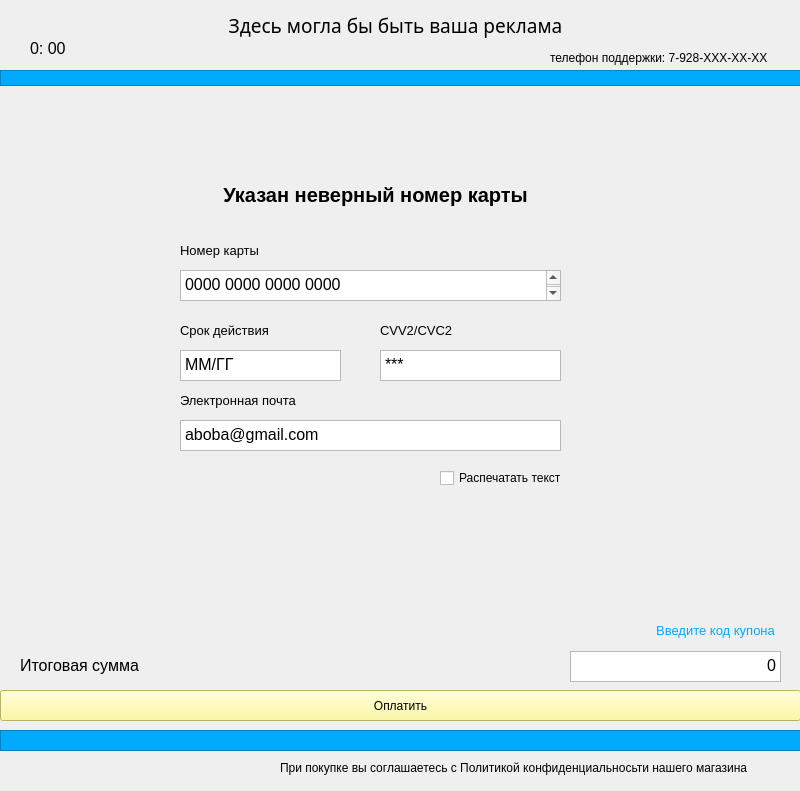
<?xml version="1.0" encoding="UTF-8"?>
<ui version="4.0">
 <class>MainWindow</class>
 <widget class="QMainWindow" name="MainWindow">
  <property name="geometry">
   <rect>
    <x>0</x>
    <y>0</y>
    <width>800</width>
    <height>791</height>
   </rect>
  </property>
  <property name="windowTitle">
   <string>MainWindow</string>
  </property>
  <widget class="QWidget" name="centralwidget">
   <widget class="QFrame" name="designdown">
    <property name="geometry">
     <rect>
      <x>0</x>
      <y>730</y>
      <width>801</width>
      <height>21</height>
     </rect>
    </property>
    <property name="styleSheet">
     <string notr="true">background-color: rgb(0, 170, 255);</string>
    </property>
    <property name="frameShape">
     <enum>QFrame::StyledPanel</enum>
    </property>
    <property name="frameShadow">
     <enum>QFrame::Raised</enum>
    </property>
   </widget>
   <widget class="QFrame" name="design_up">
    <property name="geometry">
     <rect>
      <x>0</x>
      <y>70</y>
      <width>801</width>
      <height>16</height>
     </rect>
    </property>
    <property name="styleSheet">
     <string notr="true">background-color: rgb(0, 170, 255);</string>
    </property>
    <property name="frameShape">
     <enum>QFrame::StyledPanel</enum>
    </property>
    <property name="frameShadow">
     <enum>QFrame::Raised</enum>
    </property>
   </widget>
   <widget class="QLabel" name="time">
    <property name="geometry">
     <rect>
      <x>30</x>
      <y>40</y>
      <width>221</width>
      <height>16</height>
     </rect>
    </property>
    <property name="font">
     <font>
      <pointsize>12</pointsize>
     </font>
    </property>
    <property name="text">
     <string>0: 00</string>
    </property>
   </widget>
   <widget class="QLabel" name="phone">
    <property name="geometry">
     <rect>
      <x>550</x>
      <y>50</y>
      <width>251</width>
      <height>16</height>
     </rect>
    </property>
    <property name="text">
     <string>телефон поддержки: 7-928-XXX-XX-XX</string>
    </property>
   </widget>
   <widget class="QPushButton" name="make_order">
    <property name="geometry">
     <rect>
      <x>0</x>
      <y>690</y>
      <width>801</width>
      <height>31</height>
     </rect>
    </property>
    <property name="styleSheet">
     <string notr="true">background-color: rgb(255, 251, 140);</string>
    </property>
    <property name="text">
     <string>Оплатить</string>
    </property>
   </widget>
   <widget class="QLabel" name="privacy_policy">
    <property name="geometry">
     <rect>
      <x>280</x>
      <y>760</y>
      <width>531</width>
      <height>16</height>
     </rect>
    </property>
    <property name="text">
     <string>При покупке вы соглашаетесь с Политикой конфиденциальносьти нашего магазина</string>
    </property>
   </widget>
   <widget class="QLabel" name="total_amount">
    <property name="geometry">
     <rect>
      <x>20</x>
      <y>655</y>
      <width>181</width>
      <height>21</height>
     </rect>
    </property>
    <property name="font">
     <font>
      <pointsize>12</pointsize>
     </font>
    </property>
    <property name="text">
     <string>Итоговая сумма</string>
    </property>
   </widget>
   <widget class="QTextBrowser" name="textBrowser">
    <property name="geometry">
     <rect>
      <x>570</x>
      <y>651</y>
      <width>211</width>
      <height>31</height>
     </rect>
    </property>
    <property name="font">
     <font>
      <pointsize>12</pointsize>
     </font>
    </property>
    <property name="html">
     <string>&lt;!DOCTYPE HTML PUBLIC &quot;-//W3C//DTD HTML 4.0//EN&quot; &quot;http://www.w3.org/TR/REC-html40/strict.dtd&quot;&gt;
&lt;html&gt;&lt;head&gt;&lt;meta name=&quot;qrichtext&quot; content=&quot;1&quot; /&gt;&lt;style type=&quot;text/css&quot;&gt;
p, li { white-space: pre-wrap; }
&lt;/style&gt;&lt;/head&gt;&lt;body style=&quot; font-family:'MS Shell Dlg 2'; font-size:12pt; font-weight:400; font-style:normal;&quot;&gt;
&lt;p align=&quot;right&quot; style=&quot; margin-top:0px; margin-bottom:0px; margin-left:0px; margin-right:0px; -qt-block-indent:0; text-indent:0px;&quot;&gt;0&lt;/p&gt;&lt;/body&gt;&lt;/html&gt;</string>
    </property>
   </widget>
   <widget class="QLabel" name="title_company">
    <property name="geometry">
     <rect>
      <x>0</x>
      <y>0</y>
      <width>791</width>
      <height>51</height>
     </rect>
    </property>
    <property name="font">
     <font>
      <family>Segoe Script</family>
      <pointsize>14</pointsize>
     </font>
    </property>
    <property name="text">
     <string>Здесь могла бы быть ваша реклама</string>
    </property>
    <property name="alignment">
     <set>Qt::AlignCenter</set>
    </property>
   </widget>
   <widget class="QPushButton" name="sale_code">
    <property name="geometry">
     <rect>
      <x>640</x>
      <y>620</y>
      <width>151</width>
      <height>21</height>
     </rect>
    </property>
    <property name="font">
     <font>
      <pointsize>10</pointsize>
     </font>
    </property>
    <property name="styleSheet">
     <string notr="true">border : none;  color: rgb(0, 170, 255);</string>
    </property>
    <property name="text">
     <string>Введите код купона</string>
    </property>
    <property name="iconSize">
     <size>
      <width>16</width>
      <height>16</height>
     </size>
    </property>
   </widget>
   <widget class="QLabel" name="name_card">
    <property name="geometry">
     <rect>
      <x>180</x>
      <y>240</y>
      <width>131</width>
      <height>21</height>
     </rect>
    </property>
    <property name="font">
     <font>
      <pointsize>10</pointsize>
     </font>
    </property>
    <property name="text">
     <string>Номер карты</string>
    </property>
   </widget>
   <widget class="QTextEdit" name="name_card_input">
    <property name="geometry">
     <rect>
      <x>180</x>
      <y>270</y>
      <width>381</width>
      <height>31</height>
     </rect>
    </property>
    <property name="font">
     <font>
      <pointsize>12</pointsize>
     </font>
    </property>
    <property name="html">
     <string>&lt;!DOCTYPE HTML PUBLIC &quot;-//W3C//DTD HTML 4.0//EN&quot; &quot;http://www.w3.org/TR/REC-html40/strict.dtd&quot;&gt;
&lt;html&gt;&lt;head&gt;&lt;meta name=&quot;qrichtext&quot; content=&quot;1&quot; /&gt;&lt;style type=&quot;text/css&quot;&gt;
p, li { white-space: pre-wrap; }
&lt;/style&gt;&lt;/head&gt;&lt;body style=&quot; font-family:'MS Shell Dlg 2'; font-size:12pt; font-weight:400; font-style:normal;&quot;&gt;
&lt;p style=&quot; margin-top:0px; margin-bottom:0px; margin-left:0px; margin-right:0px; -qt-block-indent:0; text-indent:0px;&quot;&gt;0000 0000 0000 0000&lt;/p&gt;
&lt;p style=&quot;-qt-paragraph-type:empty; margin-top:0px; margin-bottom:0px; margin-left:0px; margin-right:0px; -qt-block-indent:0; text-indent:0px;&quot;&gt;&lt;br /&gt;&lt;/p&gt;&lt;/body&gt;&lt;/html&gt;</string>
    </property>
   </widget>
   <widget class="QLabel" name="validity_period">
    <property name="geometry">
     <rect>
      <x>180</x>
      <y>320</y>
      <width>131</width>
      <height>21</height>
     </rect>
    </property>
    <property name="font">
     <font>
      <pointsize>10</pointsize>
     </font>
    </property>
    <property name="text">
     <string>Срок действия</string>
    </property>
   </widget>
   <widget class="QLabel" name="cvc">
    <property name="geometry">
     <rect>
      <x>380</x>
      <y>320</y>
      <width>131</width>
      <height>21</height>
     </rect>
    </property>
    <property name="font">
     <font>
      <pointsize>10</pointsize>
     </font>
    </property>
    <property name="text">
     <string>CVV2/CVC2</string>
    </property>
   </widget>
   <widget class="QLabel" name="mail">
    <property name="geometry">
     <rect>
      <x>180</x>
      <y>390</y>
      <width>161</width>
      <height>21</height>
     </rect>
    </property>
    <property name="font">
     <font>
      <pointsize>10</pointsize>
     </font>
    </property>
    <property name="text">
     <string>Электронная почта</string>
    </property>
   </widget>
   <widget class="QTextEdit" name="validiry_period_input">
    <property name="geometry">
     <rect>
      <x>180</x>
      <y>350</y>
      <width>161</width>
      <height>31</height>
     </rect>
    </property>
    <property name="font">
     <font>
      <pointsize>12</pointsize>
     </font>
    </property>
    <property name="html">
     <string>&lt;!DOCTYPE HTML PUBLIC &quot;-//W3C//DTD HTML 4.0//EN&quot; &quot;http://www.w3.org/TR/REC-html40/strict.dtd&quot;&gt;
&lt;html&gt;&lt;head&gt;&lt;meta name=&quot;qrichtext&quot; content=&quot;1&quot; /&gt;&lt;style type=&quot;text/css&quot;&gt;
p, li { white-space: pre-wrap; }
&lt;/style&gt;&lt;/head&gt;&lt;body style=&quot; font-family:'MS Shell Dlg 2'; font-size:12pt; font-weight:400; font-style:normal;&quot;&gt;
&lt;p style=&quot; margin-top:0px; margin-bottom:0px; margin-left:0px; margin-right:0px; -qt-block-indent:0; text-indent:0px;&quot;&gt;ММ/ГГ&lt;/p&gt;&lt;/body&gt;&lt;/html&gt;</string>
    </property>
   </widget>
   <widget class="QTextEdit" name="cvc_input">
    <property name="geometry">
     <rect>
      <x>380</x>
      <y>350</y>
      <width>181</width>
      <height>31</height>
     </rect>
    </property>
    <property name="font">
     <font>
      <pointsize>12</pointsize>
     </font>
    </property>
    <property name="html">
     <string>&lt;!DOCTYPE HTML PUBLIC &quot;-//W3C//DTD HTML 4.0//EN&quot; &quot;http://www.w3.org/TR/REC-html40/strict.dtd&quot;&gt;
&lt;html&gt;&lt;head&gt;&lt;meta name=&quot;qrichtext&quot; content=&quot;1&quot; /&gt;&lt;style type=&quot;text/css&quot;&gt;
p, li { white-space: pre-wrap; }
&lt;/style&gt;&lt;/head&gt;&lt;body style=&quot; font-family:'MS Shell Dlg 2'; font-size:12pt; font-weight:400; font-style:normal;&quot;&gt;
&lt;p style=&quot; margin-top:0px; margin-bottom:0px; margin-left:0px; margin-right:0px; -qt-block-indent:0; text-indent:0px;&quot;&gt;***&lt;/p&gt;&lt;/body&gt;&lt;/html&gt;</string>
    </property>
   </widget>
   <widget class="QTextEdit" name="mail_input">
    <property name="geometry">
     <rect>
      <x>180</x>
      <y>420</y>
      <width>381</width>
      <height>31</height>
     </rect>
    </property>
    <property name="font">
     <font>
      <pointsize>12</pointsize>
     </font>
    </property>
    <property name="html">
     <string>&lt;!DOCTYPE HTML PUBLIC &quot;-//W3C//DTD HTML 4.0//EN&quot; &quot;http://www.w3.org/TR/REC-html40/strict.dtd&quot;&gt;
&lt;html&gt;&lt;head&gt;&lt;meta name=&quot;qrichtext&quot; content=&quot;1&quot; /&gt;&lt;style type=&quot;text/css&quot;&gt;
p, li { white-space: pre-wrap; }
&lt;/style&gt;&lt;/head&gt;&lt;body style=&quot; font-family:'MS Shell Dlg 2'; font-size:12pt; font-weight:400; font-style:normal;&quot;&gt;
&lt;p style=&quot; margin-top:0px; margin-bottom:0px; margin-left:0px; margin-right:0px; -qt-block-indent:0; text-indent:0px;&quot;&gt;aboba@gmail.com&lt;/p&gt;&lt;/body&gt;&lt;/html&gt;</string>
    </property>
   </widget>
   <widget class="QCheckBox" name="checkBox">
    <property name="geometry">
     <rect>
      <x>440</x>
      <y>470</y>
      <width>121</width>
      <height>16</height>
     </rect>
    </property>
    <property name="text">
     <string>Распечатать текст?</string>
    </property>
   </widget>
   <widget class="QLabel" name="label">
    <property name="geometry">
     <rect>
      <x>150</x>
      <y>180</y>
      <width>451</width>
      <height>31</height>
     </rect>
    </property>
    <property name="sizePolicy">
     <sizepolicy hsizetype="Ignored" vsizetype="Preferred">
      <horstretch>0</horstretch>
      <verstretch>0</verstretch>
     </sizepolicy>
    </property>
    <property name="minimumSize">
     <size>
      <width>4</width>
      <height>1</height>
     </size>
    </property>
    <property name="font">
     <font>
      <pointsize>15</pointsize>
      <weight>75</weight>
      <bold>true</bold>
     </font>
    </property>
    <property name="focusPolicy">
     <enum>Qt::ClickFocus</enum>
    </property>
    <property name="autoFillBackground">
     <bool>false</bool>
    </property>
    <property name="text">
     <string>Указан неверный номер карты</string>
    </property>
    <property name="alignment">
     <set>Qt::AlignCenter</set>
    </property>
    <property name="margin">
     <number>-1</number>
    </property>
   </widget>
  </widget>
 </widget>
 <resources/>
 <connections/>
</ui>
